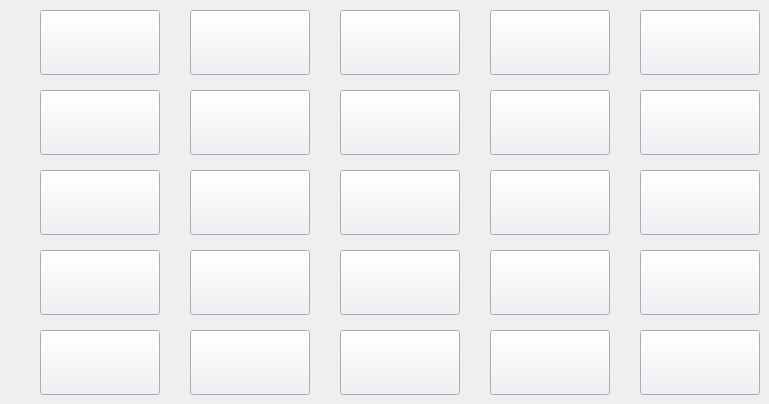
   <widget class="QWidget" name="tab_9">
    <attribute name="title">
     <string/>
    </attribute>
    <widget class="QPushButton" name="prod_59">
     <property name="geometry">
      <rect>
       <x>490</x>
       <y>90</y>
       <width>120</width>
       <height>65</height>
      </rect>
     </property>
     <property name="sizePolicy">
      <sizepolicy hsizetype="Minimum" vsizetype="Maximum">
       <horstretch>0</horstretch>
       <verstretch>0</verstretch>
      </sizepolicy>
     </property>
     <property name="font">
      <font>
       <family>Arial</family>
       <pointsize>8</pointsize>
       <weight>75</weight>
       <italic>true</italic>
       <bold>true</bold>
       <underline>false</underline>
       <kerning>true</kerning>
      </font>
     </property>
     <property name="cursor">
      <cursorShape>OpenHandCursor</cursorShape>
     </property>
     <property name="autoFillBackground">
      <bool>false</bool>
     </property>
     <property name="styleSheet">
      <string notr="true">QPushButton{background:#ecf0f5;}
QPushButton:hover{background:white}</string>
     </property>
     <property name="text">
      <string/>
     </property>
    </widget>
    <widget class="QPushButton" name="prod_58">
     <property name="geometry">
      <rect>
       <x>340</x>
       <y>90</y>
       <width>120</width>
       <height>65</height>
      </rect>
     </property>
     <property name="sizePolicy">
      <sizepolicy hsizetype="Minimum" vsizetype="Maximum">
       <horstretch>0</horstretch>
       <verstretch>0</verstretch>
      </sizepolicy>
     </property>
     <property name="font">
      <font>
       <family>Arial</family>
       <pointsize>8</pointsize>
       <weight>75</weight>
       <italic>true</italic>
       <bold>true</bold>
       <underline>false</underline>
       <kerning>true</kerning>
      </font>
     </property>
     <property name="cursor">
      <cursorShape>OpenHandCursor</cursorShape>
     </property>
     <property name="autoFillBackground">
      <bool>false</bool>
     </property>
     <property name="styleSheet">
      <string notr="true">QPushButton{background:#ecf0f5;}
QPushButton:hover{background:white}</string>
     </property>
     <property name="text">
      <string/>
     </property>
    </widget>
    <widget class="QPushButton" name="prod_66">
     <property name="geometry">
      <rect>
       <x>40</x>
       <y>250</y>
       <width>120</width>
       <height>65</height>
      </rect>
     </property>
     <property name="sizePolicy">
      <sizepolicy hsizetype="Minimum" vsizetype="Maximum">
       <horstretch>0</horstretch>
       <verstretch>0</verstretch>
      </sizepolicy>
     </property>
     <property name="font">
      <font>
       <family>Arial</family>
       <pointsize>8</pointsize>
       <weight>75</weight>
       <italic>true</italic>
       <bold>true</bold>
       <underline>false</underline>
       <kerning>true</kerning>
      </font>
     </property>
     <property name="cursor">
      <cursorShape>OpenHandCursor</cursorShape>
     </property>
     <property name="autoFillBackground">
      <bool>false</bool>
     </property>
     <property name="styleSheet">
      <string notr="true">QPushButton{background:#ecf0f5;}
QPushButton:hover{background:white}</string>
     </property>
     <property name="text">
      <string/>
     </property>
    </widget>
    <widget class="QPushButton" name="prod_73">
     <property name="geometry">
      <rect>
       <x>340</x>
       <y>330</y>
       <width>120</width>
       <height>65</height>
      </rect>
     </property>
     <property name="sizePolicy">
      <sizepolicy hsizetype="Minimum" vsizetype="Maximum">
       <horstretch>0</horstretch>
       <verstretch>0</verstretch>
      </sizepolicy>
     </property>
     <property name="font">
      <font>
       <family>Arial</family>
       <pointsize>8</pointsize>
       <weight>75</weight>
       <italic>true</italic>
       <bold>true</bold>
       <underline>false</underline>
       <kerning>true</kerning>
      </font>
     </property>
     <property name="cursor">
      <cursorShape>OpenHandCursor</cursorShape>
     </property>
     <property name="autoFillBackground">
      <bool>false</bool>
     </property>
     <property name="styleSheet">
      <string notr="true">QPushButton{background:#ecf0f5;}
QPushButton:hover{background:white}</string>
     </property>
     <property name="text">
      <string/>
     </property>
    </widget>
    <widget class="QPushButton" name="prod_61">
     <property name="geometry">
      <rect>
       <x>40</x>
       <y>170</y>
       <width>120</width>
       <height>65</height>
      </rect>
     </property>
     <property name="sizePolicy">
      <sizepolicy hsizetype="Minimum" vsizetype="Maximum">
       <horstretch>0</horstretch>
       <verstretch>0</verstretch>
      </sizepolicy>
     </property>
     <property name="font">
      <font>
       <family>Arial</family>
       <pointsize>8</pointsize>
       <weight>75</weight>
       <italic>true</italic>
       <bold>true</bold>
       <underline>false</underline>
       <kerning>true</kerning>
      </font>
     </property>
     <property name="cursor">
      <cursorShape>OpenHandCursor</cursorShape>
     </property>
     <property name="autoFillBackground">
      <bool>false</bool>
     </property>
     <property name="styleSheet">
      <string notr="true">QPushButton{background:#ecf0f5;}
QPushButton:hover{background:white}</string>
     </property>
     <property name="text">
      <string/>
     </property>
    </widget>
    <widget class="QPushButton" name="prod_65">
     <property name="geometry">
      <rect>
       <x>640</x>
       <y>170</y>
       <width>120</width>
       <height>65</height>
      </rect>
     </property>
     <property name="sizePolicy">
      <sizepolicy hsizetype="Minimum" vsizetype="Maximum">
       <horstretch>0</horstretch>
       <verstretch>0</verstretch>
      </sizepolicy>
     </property>
     <property name="font">
      <font>
       <family>Arial</family>
       <pointsize>8</pointsize>
       <weight>75</weight>
       <italic>true</italic>
       <bold>true</bold>
       <underline>false</underline>
       <kerning>true</kerning>
      </font>
     </property>
     <property name="cursor">
      <cursorShape>OpenHandCursor</cursorShape>
     </property>
     <property name="autoFillBackground">
      <bool>false</bool>
     </property>
     <property name="styleSheet">
      <string notr="true">QPushButton{background:#ecf0f5;}
QPushButton:hover{background:white}</string>
     </property>
     <property name="text">
      <string/>
     </property>
    </widget>
    <widget class="QPushButton" name="prod_60">
     <property name="geometry">
      <rect>
       <x>640</x>
       <y>90</y>
       <width>120</width>
       <height>65</height>
      </rect>
     </property>
     <property name="sizePolicy">
      <sizepolicy hsizetype="Minimum" vsizetype="Maximum">
       <horstretch>0</horstretch>
       <verstretch>0</verstretch>
      </sizepolicy>
     </property>
     <property name="font">
      <font>
       <family>Arial</family>
       <pointsize>8</pointsize>
       <weight>75</weight>
       <italic>true</italic>
       <bold>true</bold>
       <underline>false</underline>
       <kerning>true</kerning>
      </font>
     </property>
     <property name="cursor">
      <cursorShape>OpenHandCursor</cursorShape>
     </property>
     <property name="autoFillBackground">
      <bool>false</bool>
     </property>
     <property name="styleSheet">
      <string notr="true">QPushButton{background:#ecf0f5;}
QPushButton:hover{background:white}</string>
     </property>
     <property name="text">
      <string/>
     </property>
    </widget>
    <widget class="QPushButton" name="prod_57">
     <property name="geometry">
      <rect>
       <x>190</x>
       <y>90</y>
       <width>120</width>
       <height>65</height>
      </rect>
     </property>
     <property name="sizePolicy">
      <sizepolicy hsizetype="Minimum" vsizetype="Maximum">
       <horstretch>0</horstretch>
       <verstretch>0</verstretch>
      </sizepolicy>
     </property>
     <property name="font">
      <font>
       <family>Arial</family>
       <pointsize>8</pointsize>
       <weight>75</weight>
       <italic>true</italic>
       <bold>true</bold>
       <underline>false</underline>
       <kerning>true</kerning>
      </font>
     </property>
     <property name="cursor">
      <cursorShape>OpenHandCursor</cursorShape>
     </property>
     <property name="autoFillBackground">
      <bool>false</bool>
     </property>
     <property name="styleSheet">
      <string notr="true">QPushButton{background:#ecf0f5;}
QPushButton:hover{background:white}</string>
     </property>
     <property name="text">
      <string/>
     </property>
    </widget>
    <widget class="QPushButton" name="prod_64">
     <property name="geometry">
      <rect>
       <x>490</x>
       <y>170</y>
       <width>120</width>
       <height>65</height>
      </rect>
     </property>
     <property name="sizePolicy">
      <sizepolicy hsizetype="Minimum" vsizetype="Maximum">
       <horstretch>0</horstretch>
       <verstretch>0</verstretch>
      </sizepolicy>
     </property>
     <property name="font">
      <font>
       <family>Arial</family>
       <pointsize>8</pointsize>
       <weight>75</weight>
       <italic>true</italic>
       <bold>true</bold>
       <underline>false</underline>
       <kerning>true</kerning>
      </font>
     </property>
     <property name="cursor">
      <cursorShape>OpenHandCursor</cursorShape>
     </property>
     <property name="autoFillBackground">
      <bool>false</bool>
     </property>
     <property name="styleSheet">
      <string notr="true">QPushButton{background:#ecf0f5;}
QPushButton:hover{background:white}</string>
     </property>
     <property name="text">
      <string/>
     </property>
    </widget>
    <widget class="QPushButton" name="prod_51">
     <property name="geometry">
      <rect>
       <x>40</x>
       <y>10</y>
       <width>120</width>
       <height>65</height>
      </rect>
     </property>
     <property name="sizePolicy">
      <sizepolicy hsizetype="Minimum" vsizetype="Maximum">
       <horstretch>0</horstretch>
       <verstretch>0</verstretch>
      </sizepolicy>
     </property>
     <property name="font">
      <font>
       <family>Arial</family>
       <pointsize>8</pointsize>
       <weight>75</weight>
       <italic>true</italic>
       <bold>true</bold>
       <underline>false</underline>
       <kerning>true</kerning>
      </font>
     </property>
     <property name="cursor">
      <cursorShape>OpenHandCursor</cursorShape>
     </property>
     <property name="toolTipDuration">
      <number>-1</number>
     </property>
     <property name="autoFillBackground">
      <bool>false</bool>
     </property>
     <property name="styleSheet">
      <string notr="true">QPushButton{background:#ecf0f5;}
QPushButton:hover{background:white}</string>
     </property>
     <property name="text">
      <string/>
     </property>
    </widget>
    <widget class="QPushButton" name="prod_75">
     <property name="geometry">
      <rect>
       <x>640</x>
       <y>330</y>
       <width>120</width>
       <height>65</height>
      </rect>
     </property>
     <property name="sizePolicy">
      <sizepolicy hsizetype="Minimum" vsizetype="Maximum">
       <horstretch>0</horstretch>
       <verstretch>0</verstretch>
      </sizepolicy>
     </property>
     <property name="font">
      <font>
       <family>Arial</family>
       <pointsize>8</pointsize>
       <weight>75</weight>
       <italic>true</italic>
       <bold>true</bold>
       <underline>false</underline>
       <kerning>true</kerning>
      </font>
     </property>
     <property name="cursor">
      <cursorShape>OpenHandCursor</cursorShape>
     </property>
     <property name="autoFillBackground">
      <bool>false</bool>
     </property>
     <property name="styleSheet">
      <string notr="true">QPushButton{background:#ecf0f5;}
QPushButton:hover{background:white}</string>
     </property>
     <property name="text">
      <string/>
     </property>
    </widget>
    <widget class="QPushButton" name="prod_70">
     <property name="geometry">
      <rect>
       <x>640</x>
       <y>250</y>
       <width>120</width>
       <height>65</height>
      </rect>
     </property>
     <property name="sizePolicy">
      <sizepolicy hsizetype="Minimum" vsizetype="Maximum">
       <horstretch>0</horstretch>
       <verstretch>0</verstretch>
      </sizepolicy>
     </property>
     <property name="font">
      <font>
       <family>Arial</family>
       <pointsize>8</pointsize>
       <weight>75</weight>
       <italic>true</italic>
       <bold>true</bold>
       <underline>false</underline>
       <kerning>true</kerning>
      </font>
     </property>
     <property name="cursor">
      <cursorShape>OpenHandCursor</cursorShape>
     </property>
     <property name="autoFillBackground">
      <bool>false</bool>
     </property>
     <property name="styleSheet">
      <string notr="true">QPushButton{background:#ecf0f5;}
QPushButton:hover{background:white}</string>
     </property>
     <property name="text">
      <string/>
     </property>
    </widget>
    <widget class="QPushButton" name="prod_52">
     <property name="geometry">
      <rect>
       <x>190</x>
       <y>10</y>
       <width>120</width>
       <height>65</height>
      </rect>
     </property>
     <property name="sizePolicy">
      <sizepolicy hsizetype="Minimum" vsizetype="Maximum">
       <horstretch>0</horstretch>
       <verstretch>0</verstretch>
      </sizepolicy>
     </property>
     <property name="font">
      <font>
       <family>Arial</family>
       <pointsize>8</pointsize>
       <weight>75</weight>
       <italic>true</italic>
       <bold>true</bold>
       <underline>false</underline>
       <kerning>true</kerning>
      </font>
     </property>
     <property name="cursor">
      <cursorShape>OpenHandCursor</cursorShape>
     </property>
     <property name="autoFillBackground">
      <bool>false</bool>
     </property>
     <property name="styleSheet">
      <string notr="true">QPushButton{background:#ecf0f5;}
QPushButton:hover{background:white}</string>
     </property>
     <property name="text">
      <string/>
     </property>
    </widget>
    <widget class="QPushButton" name="prod_53">
     <property name="geometry">
      <rect>
       <x>340</x>
       <y>10</y>
       <width>120</width>
       <height>65</height>
      </rect>
     </property>
     <property name="sizePolicy">
      <sizepolicy hsizetype="Minimum" vsizetype="Maximum">
       <horstretch>0</horstretch>
       <verstretch>0</verstretch>
      </sizepolicy>
     </property>
     <property name="font">
      <font>
       <family>Arial</family>
       <pointsize>8</pointsize>
       <weight>75</weight>
       <italic>true</italic>
       <bold>true</bold>
       <underline>false</underline>
       <kerning>true</kerning>
      </font>
     </property>
     <property name="cursor">
      <cursorShape>OpenHandCursor</cursorShape>
     </property>
     <property name="autoFillBackground">
      <bool>false</bool>
     </property>
     <property name="styleSheet">
      <string notr="true">QPushButton{background:#ecf0f5;}
QPushButton:hover{background:white}</string>
     </property>
     <property name="text">
      <string/>
     </property>
    </widget>
    <widget class="QPushButton" name="prod_67">
     <property name="geometry">
      <rect>
       <x>190</x>
       <y>250</y>
       <width>120</width>
       <height>65</height>
      </rect>
     </property>
     <property name="sizePolicy">
      <sizepolicy hsizetype="Minimum" vsizetype="Maximum">
       <horstretch>0</horstretch>
       <verstretch>0</verstretch>
      </sizepolicy>
     </property>
     <property name="font">
      <font>
       <family>Arial</family>
       <pointsize>8</pointsize>
       <weight>75</weight>
       <italic>true</italic>
       <bold>true</bold>
       <underline>false</underline>
       <kerning>true</kerning>
      </font>
     </property>
     <property name="cursor">
      <cursorShape>OpenHandCursor</cursorShape>
     </property>
     <property name="autoFillBackground">
      <bool>false</bool>
     </property>
     <property name="styleSheet">
      <string notr="true">QPushButton{background:#ecf0f5;}
QPushButton:hover{background:white}</string>
     </property>
     <property name="text">
      <string/>
     </property>
    </widget>
    <widget class="QPushButton" name="prod_55">
     <property name="geometry">
      <rect>
       <x>640</x>
       <y>10</y>
       <width>120</width>
       <height>65</height>
      </rect>
     </property>
     <property name="sizePolicy">
      <sizepolicy hsizetype="Minimum" vsizetype="Maximum">
       <horstretch>0</horstretch>
       <verstretch>0</verstretch>
      </sizepolicy>
     </property>
     <property name="font">
      <font>
       <family>Arial</family>
       <pointsize>8</pointsize>
       <weight>75</weight>
       <italic>true</italic>
       <bold>true</bold>
       <underline>false</underline>
       <kerning>true</kerning>
      </font>
     </property>
     <property name="cursor">
      <cursorShape>OpenHandCursor</cursorShape>
     </property>
     <property name="autoFillBackground">
      <bool>false</bool>
     </property>
     <property name="styleSheet">
      <string notr="true">QPushButton{background:#ecf0f5;}
QPushButton:hover{background:white}</string>
     </property>
     <property name="text">
      <string/>
     </property>
    </widget>
    <widget class="QPushButton" name="prod_62">
     <property name="geometry">
      <rect>
       <x>190</x>
       <y>170</y>
       <width>120</width>
       <height>65</height>
      </rect>
     </property>
     <property name="sizePolicy">
      <sizepolicy hsizetype="Minimum" vsizetype="Maximum">
       <horstretch>0</horstretch>
       <verstretch>0</verstretch>
      </sizepolicy>
     </property>
     <property name="font">
      <font>
       <family>Arial</family>
       <pointsize>8</pointsize>
       <weight>75</weight>
       <italic>true</italic>
       <bold>true</bold>
       <underline>false</underline>
       <kerning>true</kerning>
      </font>
     </property>
     <property name="cursor">
      <cursorShape>OpenHandCursor</cursorShape>
     </property>
     <property name="autoFillBackground">
      <bool>false</bool>
     </property>
     <property name="styleSheet">
      <string notr="true">QPushButton{background:#ecf0f5;}
QPushButton:hover{background:white}</string>
     </property>
     <property name="text">
      <string/>
     </property>
    </widget>
    <widget class="QPushButton" name="prod_56">
     <property name="geometry">
      <rect>
       <x>40</x>
       <y>90</y>
       <width>120</width>
       <height>65</height>
      </rect>
     </property>
     <property name="sizePolicy">
      <sizepolicy hsizetype="Minimum" vsizetype="Maximum">
       <horstretch>0</horstretch>
       <verstretch>0</verstretch>
      </sizepolicy>
     </property>
     <property name="font">
      <font>
       <family>Arial</family>
       <pointsize>8</pointsize>
       <weight>75</weight>
       <italic>true</italic>
       <bold>true</bold>
       <underline>false</underline>
       <kerning>true</kerning>
      </font>
     </property>
     <property name="cursor">
      <cursorShape>OpenHandCursor</cursorShape>
     </property>
     <property name="autoFillBackground">
      <bool>false</bool>
     </property>
     <property name="styleSheet">
      <string notr="true">QPushButton{background:#ecf0f5;}
QPushButton:hover{background:white}</string>
     </property>
     <property name="text">
      <string/>
     </property>
    </widget>
    <widget class="QPushButton" name="prod_71">
     <property name="geometry">
      <rect>
       <x>40</x>
       <y>330</y>
       <width>120</width>
       <height>65</height>
      </rect>
     </property>
     <property name="sizePolicy">
      <sizepolicy hsizetype="Minimum" vsizetype="Maximum">
       <horstretch>0</horstretch>
       <verstretch>0</verstretch>
      </sizepolicy>
     </property>
     <property name="font">
      <font>
       <family>Arial</family>
       <pointsize>8</pointsize>
       <weight>75</weight>
       <italic>true</italic>
       <bold>true</bold>
       <underline>false</underline>
       <kerning>true</kerning>
      </font>
     </property>
     <property name="cursor">
      <cursorShape>OpenHandCursor</cursorShape>
     </property>
     <property name="autoFillBackground">
      <bool>false</bool>
     </property>
     <property name="styleSheet">
      <string notr="true">QPushButton{background:#ecf0f5;}
QPushButton:hover{background:white}</string>
     </property>
     <property name="text">
      <string/>
     </property>
    </widget>
    <widget class="QPushButton" name="prod_54">
     <property name="geometry">
      <rect>
       <x>490</x>
       <y>10</y>
       <width>120</width>
       <height>65</height>
      </rect>
     </property>
     <property name="sizePolicy">
      <sizepolicy hsizetype="Minimum" vsizetype="Maximum">
       <horstretch>0</horstretch>
       <verstretch>0</verstretch>
      </sizepolicy>
     </property>
     <property name="font">
      <font>
       <family>Arial</family>
       <pointsize>8</pointsize>
       <weight>75</weight>
       <italic>true</italic>
       <bold>true</bold>
       <underline>false</underline>
       <kerning>true</kerning>
      </font>
     </property>
     <property name="cursor">
      <cursorShape>OpenHandCursor</cursorShape>
     </property>
     <property name="autoFillBackground">
      <bool>false</bool>
     </property>
     <property name="styleSheet">
      <string notr="true">QPushButton{background:#ecf0f5;}
QPushButton:hover{background:white}</string>
     </property>
     <property name="text">
      <string/>
     </property>
    </widget>
    <widget class="QPushButton" name="prod_74">
     <property name="geometry">
      <rect>
       <x>490</x>
       <y>330</y>
       <width>120</width>
       <height>65</height>
      </rect>
     </property>
     <property name="sizePolicy">
      <sizepolicy hsizetype="Minimum" vsizetype="Maximum">
       <horstretch>0</horstretch>
       <verstretch>0</verstretch>
      </sizepolicy>
     </property>
     <property name="font">
      <font>
       <family>Arial</family>
       <pointsize>8</pointsize>
       <weight>75</weight>
       <italic>true</italic>
       <bold>true</bold>
       <underline>false</underline>
       <kerning>true</kerning>
      </font>
     </property>
     <property name="cursor">
      <cursorShape>OpenHandCursor</cursorShape>
     </property>
     <property name="autoFillBackground">
      <bool>false</bool>
     </property>
     <property name="styleSheet">
      <string notr="true">QPushButton{background:#ecf0f5;}
QPushButton:hover{background:white}</string>
     </property>
     <property name="text">
      <string/>
     </property>
    </widget>
    <widget class="QPushButton" name="prod_69">
     <property name="geometry">
      <rect>
       <x>490</x>
       <y>250</y>
       <width>120</width>
       <height>65</height>
      </rect>
     </property>
     <property name="sizePolicy">
      <sizepolicy hsizetype="Minimum" vsizetype="Maximum">
       <horstretch>0</horstretch>
       <verstretch>0</verstretch>
      </sizepolicy>
     </property>
     <property name="font">
      <font>
       <family>Arial</family>
       <pointsize>8</pointsize>
       <weight>75</weight>
       <italic>true</italic>
       <bold>true</bold>
       <underline>false</underline>
       <kerning>true</kerning>
      </font>
     </property>
     <property name="cursor">
      <cursorShape>OpenHandCursor</cursorShape>
     </property>
     <property name="autoFillBackground">
      <bool>false</bool>
     </property>
     <property name="styleSheet">
      <string notr="true">QPushButton{background:#ecf0f5;}
QPushButton:hover{background:white}</string>
     </property>
     <property name="text">
      <string/>
     </property>
    </widget>
    <widget class="QPushButton" name="prod_63">
     <property name="geometry">
      <rect>
       <x>340</x>
       <y>170</y>
       <width>120</width>
       <height>65</height>
      </rect>
     </property>
     <property name="sizePolicy">
      <sizepolicy hsizetype="Minimum" vsizetype="Maximum">
       <horstretch>0</horstretch>
       <verstretch>0</verstretch>
      </sizepolicy>
     </property>
     <property name="font">
      <font>
       <family>Arial</family>
       <pointsize>8</pointsize>
       <weight>75</weight>
       <italic>true</italic>
       <bold>true</bold>
       <underline>false</underline>
       <kerning>true</kerning>
      </font>
     </property>
     <property name="cursor">
      <cursorShape>OpenHandCursor</cursorShape>
     </property>
     <property name="autoFillBackground">
      <bool>false</bool>
     </property>
     <property name="styleSheet">
      <string notr="true">QPushButton{background:#ecf0f5;}
QPushButton:hover{background:white}</string>
     </property>
     <property name="text">
      <string/>
     </property>
    </widget>
    <widget class="QPushButton" name="prod_72">
     <property name="geometry">
      <rect>
       <x>190</x>
       <y>330</y>
       <width>120</width>
       <height>65</height>
      </rect>
     </property>
     <property name="sizePolicy">
      <sizepolicy hsizetype="Minimum" vsizetype="Maximum">
       <horstretch>0</horstretch>
       <verstretch>0</verstretch>
      </sizepolicy>
     </property>
     <property name="font">
      <font>
       <family>Arial</family>
       <pointsize>8</pointsize>
       <weight>75</weight>
       <italic>true</italic>
       <bold>true</bold>
       <underline>false</underline>
       <kerning>true</kerning>
      </font>
     </property>
     <property name="cursor">
      <cursorShape>OpenHandCursor</cursorShape>
     </property>
     <property name="autoFillBackground">
      <bool>false</bool>
     </property>
     <property name="styleSheet">
      <string notr="true">QPushButton{background:#ecf0f5;}
QPushButton:hover{background:white}</string>
     </property>
     <property name="text">
      <string/>
     </property>
    </widget>
    <widget class="QPushButton" name="prod_68">
     <property name="geometry">
      <rect>
       <x>340</x>
       <y>250</y>
       <width>120</width>
       <height>65</height>
      </rect>
     </property>
     <property name="sizePolicy">
      <sizepolicy hsizetype="Minimum" vsizetype="Maximum">
       <horstretch>0</horstretch>
       <verstretch>0</verstretch>
      </sizepolicy>
     </property>
     <property name="font">
      <font>
       <family>Arial</family>
       <pointsize>8</pointsize>
       <weight>75</weight>
       <italic>true</italic>
       <bold>true</bold>
       <underline>false</underline>
       <kerning>true</kerning>
      </font>
     </property>
     <property name="cursor">
      <cursorShape>OpenHandCursor</cursorShape>
     </property>
     <property name="autoFillBackground">
      <bool>false</bool>
     </property>
     <property name="styleSheet">
      <string notr="true">QPushButton{background:#ecf0f5;}
QPushButton:hover{background:white}</string>
     </property>
     <property name="text">
      <string/>
     </property>
    </widget>
   </widget>
